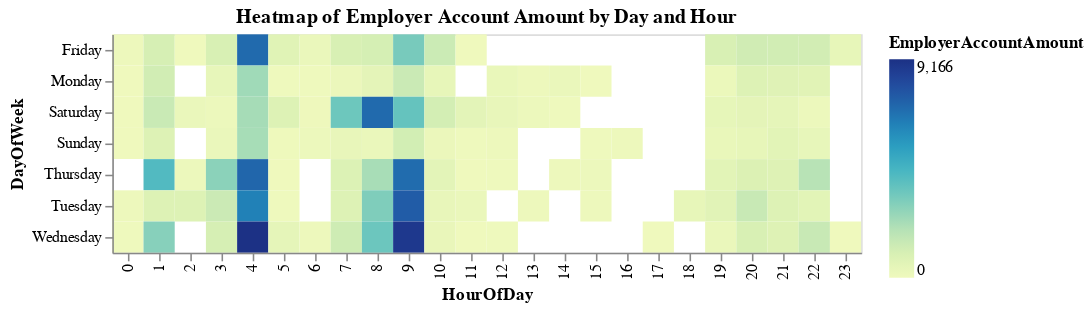

The cell this chart's notebook holds for it:
### Markdown cell above
### Time Series Heatmap:
Create a heatmap to show the transaction amounts over time, grouped by the day of the week and hour of the day.

### Code cell
# Extract day of the week and hour from the 'PostedDate'
df['DayOfWeek'] = df['PostedDate'].dt.day_name()
df['HourOfDay'] = df['PostedDate'].dt.hour

# Create a pivot table for the heatmap
heatmap_data = df.pivot_table(index='DayOfWeek', columns='HourOfDay', values='EmployerAccountAmount', aggfunc=np.sum)

# Convert the pivot table to a DataFrame
heatmap_df = pd.DataFrame(heatmap_data.stack(), columns=['EmployerAccountAmount']).reset_index()

# Create an Altair chart
chart_heatmap = alt.Chart(heatmap_df).mark_rect().encode(
    x='HourOfDay:O',
    y='DayOfWeek:O',
    color='EmployerAccountAmount:Q',
    tooltip=['DayOfWeek:O', 'HourOfDay:O', 'EmployerAccountAmount:Q']
).properties(
    title='Heatmap of Employer Account Amount by Day and Hour'
)

# Make the chart interactive with zooming and panning
interactive_chart = chart_heatmap.interactive()

# Display the Altair chart
interactive_chart.display()

### Figure 1 — Vega-Lite specification as saved in the notebook (floating-point values rounded to 4 significant figures)
{"config": {"view": {"continuousWidth": 300, "continuousHeight": 300}}, "data": {"name": "data-acf770e8fb8d696be2a16147b3002811"}, "mark": {"type": "rect"}, "encoding": {"color": {"field": "EmployerAccountAmount", "type": "quantitative"}, "tooltip": [{"field": "DayOfWeek", "type": "ordinal"}, {"field": "HourOfDay", "type": "ordinal"}, {"field": "EmployerAccountAmount", "type": "quantitative"}], "x": {"field": "HourOfDay", "type": "ordinal"}, "y": {"field": "DayOfWeek", "type": "ordinal"}}, "params": [{"name": "param_6", "select": {"type": "interval", "encodings": ["x", "y"]}, "bind": "scales"}], "title": "Heatmap of Employer Account Amount by Day and Hour", "$schema": "https://vega.github.io/schema/vega-lite/v5.15.1.json", "datasets": {"data-acf770e8fb8d696be2a16147b3002811": [{"DayOfWeek": "Friday", "HourOfDay": 0, "EmployerAccountAmount": 113.2}, {"DayOfWeek": "Friday", "HourOfDay": 1, "EmployerAccountAmount": 1063.0}, {"DayOfWeek": "Friday", "HourOfDay": 2, "EmployerAccountAmount": 0.0}, {"DayOfWeek": "Friday", "HourOfDay": 3, "EmployerAccountAmount": 1005.0}, {"DayOfWeek": "Friday", "HourOfDay": 4, "EmployerAccountAmount": 7132.0}, {"DayOfWeek": "Friday", "HourOfDay": 5, "EmployerAccountAmount": 667.1}, {"DayOfWeek": "Friday", "HourOfDay": 6, "EmployerAccountAmount": 210.0}, {"DayOfWeek": "Friday", "HourOfDay": 7, "EmployerAccountAmount": 1001.0}, {"DayOfWeek": "Friday", "HourOfDay": 8, "EmployerAccountAmount": 1085.0}, {"DayOfWeek": "Friday", "HourOfDay": 9, "EmployerAccountAmount": 3354.0}, {"DayOfWeek": "Friday", "HourOfDay": 10, "EmployerAccountAmount": 1408.0}, {"DayOfWeek": "Friday", "HourOfDay": 11, "EmployerAccountAmount": 0.0}, {"DayOfWeek": "Friday", "HourOfDay": 19, "EmployerAccountAmount": 1001.0}, {"DayOfWeek": "Friday", "HourOfDay": 20, "EmployerAccountAmount": 1263.0}, {"DayOfWeek": "Friday", "HourOfDay": 21, "EmployerAccountAmount": 1229.0}, {"DayOfWeek": "Friday", "HourOfDay": 22, "EmployerAccountAmount": 1184.0}, {"DayOfWeek": "Friday", "HourOfDay": 23, "EmployerAccountAmount": 388.2}, {"DayOfWeek": "Monday", "HourOfDay": 0, "EmployerAccountAmount": 12.5}, {"DayOfWeek": "Monday", "HourOfDay": 1, "EmployerAccountAmount": 1222.0}, {"DayOfWeek": "Monday", "HourOfDay": 3, "EmployerAccountAmount": 349.6}, {"DayOfWeek": "Monday", "HourOfDay": 4, "EmployerAccountAmount": 2483.0}, {"DayOfWeek": "Monday", "HourOfDay": 5, "EmployerAccountAmount": 40.0}, {"DayOfWeek": "Monday", "HourOfDay": 6, "EmployerAccountAmount": 43.75}, {"DayOfWeek": "Monday", "HourOfDay": 7, "EmployerAccountAmount": 203.1}, {"DayOfWeek": "Monday", "HourOfDay": 8, "EmployerAccountAmount": 520.6}, {"DayOfWeek": "Monday", "HourOfDay": 9, "EmployerAccountAmount": 1427.0}, {"DayOfWeek": "Monday", "HourOfDay": 10, "EmployerAccountAmount": 367.8}, {"DayOfWeek": "Monday", "HourOfDay": 12, "EmployerAccountAmount": 277.0}, {"DayOfWeek": "Monday", "HourOfDay": 13, "EmployerAccountAmount": 72.1}, {"DayOfWeek": "Monday", "HourOfDay": 14, "EmployerAccountAmount": 227.0}, {"DayOfWeek": "Monday", "HourOfDay": 15, "EmployerAccountAmount": 2.25}, {"DayOfWeek": "Monday", "HourOfDay": 19, "EmployerAccountAmount": 169.6}, {"DayOfWeek": "Monday", "HourOfDay": 20, "EmployerAccountAmount": 815.5}, {"DayOfWeek": "Monday", "HourOfDay": 21, "EmployerAccountAmount": 755.8}, {"DayOfWeek": "Monday", "HourOfDay": 22, "EmployerAccountAmount": 663.9}, {"DayOfWeek": "Saturday", "HourOfDay": 0, "EmployerAccountAmount": 5.0}, {"DayOfWeek": "Saturday", "HourOfDay": 1, "EmployerAccountAmount": 1457.0}, {"DayOfWeek": "Saturday", "HourOfDay": 2, "EmployerAccountAmount": 250.0}, {"DayOfWeek": "Saturday", "HourOfDay": 3, "EmployerAccountAmount": 143.0}, {"DayOfWeek": "Saturday", "HourOfDay": 4, "EmployerAccountAmount": 2336.0}, {"DayOfWeek": "Saturday", "HourOfDay": 5, "EmployerAccountAmount": 822.9}, {"DayOfWeek": "Saturday", "HourOfDay": 6, "EmployerAccountAmount": 57.5}, {"DayOfWeek": "Saturday", "HourOfDay": 7, "EmployerAccountAmount": 3572.0}, {"DayOfWeek": "Saturday", "HourOfDay": 8, "EmployerAccountAmount": 7117.0}, {"DayOfWeek": "Saturday", "HourOfDay": 9, "EmployerAccountAmount": 3762.0}, {"DayOfWeek": "Saturday", "HourOfDay": 10, "EmployerAccountAmount": 1164.0}, {"DayOfWeek": "Saturday", "HourOfDay": 11, "EmployerAccountAmount": 536.0}, {"DayOfWeek": "Saturday", "HourOfDay": 12, "EmployerAccountAmount": 329.3}, {"DayOfWeek": "Saturday", "HourOfDay": 13, "EmployerAccountAmount": 140.0}, {"DayOfWeek": "Saturday", "HourOfDay": 14, "EmployerAccountAmount": 29.0}, {"DayOfWeek": "Saturday", "HourOfDay": 19, "EmployerAccountAmount": 396.0}, {"DayOfWeek": "Saturday", "HourOfDay": 20, "EmployerAccountAmount": 520.0}, {"DayOfWeek": "Saturday", "HourOfDay": 21, "EmployerAccountAmount": 455.0}, {"DayOfWeek": "Saturday", "HourOfDay": 22, "EmployerAccountAmount": 147.5}, {"DayOfWeek": "Sunday", "HourOfDay": 0, "EmployerAccountAmount": 4.5}, {"DayOfWeek": "Sunday", "HourOfDay": 1, "EmployerAccountAmount": 840.9}, {"DayOfWeek": "Sunday", "HourOfDay": 3, "EmployerAccountAmount": 241.0}, {"DayOfWeek": "Sunday", "HourOfDay": 4, "EmployerAccountAmount": 2320.0}, {"DayOfWeek": "Sunday", "HourOfDay": 5, "EmployerAccountAmount": 55.9}, {"DayOfWeek": "Sunday", "HourOfDay": 6, "EmployerAccountAmount": 123.1}, {"DayOfWeek": "Sunday", "HourOfDay": 7, "EmployerAccountAmount": 335.2}, {"DayOfWeek": "Sunday", "HourOfDay": 8, "EmployerAccountAmount": 232.6}, {"DayOfWeek": "Sunday", "HourOfDay": 9, "EmployerAccountAmount": 1178.0}, {"DayOfWeek": "Sunday", "HourOfDay": 10, "EmployerAccountAmount": 203.6}, {"DayOfWeek": "Sunday", "HourOfDay": 11, "EmployerAccountAmount": 30.0}, {"DayOfWeek": "Sunday", "HourOfDay": 12, "EmployerAccountAmount": 79.25}, {"DayOfWeek": "Sunday", "HourOfDay": 15, "EmployerAccountAmount": 30.0}, {"DayOfWeek": "Sunday", "HourOfDay": 16, "EmployerAccountAmount": 80.0}, {"DayOfWeek": "Sunday", "HourOfDay": 19, "EmployerAccountAmount": 275.0}, {"DayOfWeek": "Sunday", "HourOfDay": 20, "EmployerAccountAmount": 363.9}, {"DayOfWeek": "Sunday", "HourOfDay": 21, "EmployerAccountAmount": 605.1}, {"DayOfWeek": "Sunday", "HourOfDay": 22, "EmployerAccountAmount": 346.8}, {"DayOfWeek": "Thursday", "HourOfDay": 1, "EmployerAccountAmount": 4245.0}, {"DayOfWeek": "Thursday", "HourOfDay": 2, "EmployerAccountAmount": 147.1}, {"DayOfWeek": "Thursday", "HourOfDay": 3, "EmployerAccountAmount": 2938.0}, {"DayOfWeek": "Thursday", "HourOfDay": 4, "EmployerAccountAmount": 7238.0}, {"DayOfWeek": "Thursday", "HourOfDay": 5, "EmployerAccountAmount": 7.0}, {"DayOfWeek": "Thursday", "HourOfDay": 7, "EmployerAccountAmount": 857.4}, {"DayOfWeek": "Thursday", "HourOfDay": 8, "EmployerAccountAmount": 2300.0}, {"DayOfWeek": "Thursday", "HourOfDay": 9, "EmployerAccountAmount": 7075.0}, {"DayOfWeek": "Thursday", "HourOfDay": 10, "EmployerAccountAmount": 532.8}, {"DayOfWeek": "Thursday", "HourOfDay": 11, "EmployerAccountAmount": 0.0}, {"DayOfWeek": "Thursday", "HourOfDay": 12, "EmployerAccountAmount": 40.0}, {"DayOfWeek": "Thursday", "HourOfDay": 14, "EmployerAccountAmount": 70.0}, {"DayOfWeek": "Thursday", "HourOfDay": 15, "EmployerAccountAmount": 145.5}, {"DayOfWeek": "Thursday", "HourOfDay": 19, "EmployerAccountAmount": 583.0}, {"DayOfWeek": "Thursday", "HourOfDay": 20, "EmployerAccountAmount": 892.8}, {"DayOfWeek": "Thursday", "HourOfDay": 21, "EmployerAccountAmount": 797.0}, {"DayOfWeek": "Thursday", "HourOfDay": 22, "EmployerAccountAmount": 1951.0}, {"DayOfWeek": "Tuesday", "HourOfDay": 0, "EmployerAccountAmount": 70.0}, {"DayOfWeek": "Tuesday", "HourOfDay": 1, "EmployerAccountAmount": 822.7}, {"DayOfWeek": "Tuesday", "HourOfDay": 2, "EmployerAccountAmount": 845.0}, {"DayOfWeek": "Tuesday", "HourOfDay": 3, "EmployerAccountAmount": 1414.0}, {"DayOfWeek": "Tuesday", "HourOfDay": 4, "EmployerAccountAmount": 6451.0}, {"DayOfWeek": "Tuesday", "HourOfDay": 5, "EmployerAccountAmount": 37.5}, {"DayOfWeek": "Tuesday", "HourOfDay": 7, "EmployerAccountAmount": 811.0}, {"DayOfWeek": "Tuesday", "HourOfDay": 8, "EmployerAccountAmount": 3188.0}, {"DayOfWeek": "Tuesday", "HourOfDay": 9, "EmployerAccountAmount": 7559.0}, {"DayOfWeek": "Tuesday", "HourOfDay": 10, "EmployerAccountAmount": 329.0}, {"DayOfWeek": "Tuesday", "HourOfDay": 11, "EmployerAccountAmount": 238.0}, {"DayOfWeek": "Tuesday", "HourOfDay": 13, "EmployerAccountAmount": 70.0}, {"DayOfWeek": "Tuesday", "HourOfDay": 15, "EmployerAccountAmount": 85.5}, {"DayOfWeek": "Tuesday", "HourOfDay": 18, "EmployerAccountAmount": 367.0}, {"DayOfWeek": "Tuesday", "HourOfDay": 19, "EmployerAccountAmount": 636.0}, {"DayOfWeek": "Tuesday", "HourOfDay": 20, "EmployerAccountAmount": 1508.0}, {"DayOfWeek": "Tuesday", "HourOfDay": 21, "EmployerAccountAmount": 814.7}, {"DayOfWeek": "Tuesday", "HourOfDay": 22, "EmployerAccountAmount": 606.8}, {"DayOfWeek": "Wednesday", "HourOfDay": 0, "EmployerAccountAmount": 36.0}, {"DayOfWeek": "Wednesday", "HourOfDay": 1, "EmployerAccountAmount": 3028.0}, {"DayOfWeek": "Wednesday", "HourOfDay": 3, "EmployerAccountAmount": 1068.0}, {"DayOfWeek": "Wednesday", "HourOfDay": 4, "EmployerAccountAmount": 9166.0}, {"DayOfWeek": "Wednesday", "HourOfDay": 5, "EmployerAccountAmount": 447.5}, {"DayOfWeek": "Wednesday", "HourOfDay": 6, "EmployerAccountAmount": 71.25}, {"DayOfWeek": "Wednesday", "HourOfDay": 7, "EmployerAccountAmount": 1300.0}, {"DayOfWeek": "Wednesday", "HourOfDay": 8, "EmployerAccountAmount": 3603.0}, {"DayOfWeek": "Wednesday", "HourOfDay": 9, "EmployerAccountAmount": 8860.0}, {"DayOfWeek": "Wednesday", "HourOfDay": 10, "EmployerAccountAmount": 297.8}, {"DayOfWeek": "Wednesday", "HourOfDay": 11, "EmployerAccountAmount": 0.0}, {"DayOfWeek": "Wednesday", "HourOfDay": 12, "EmployerAccountAmount": 30.0}, {"DayOfWeek": "Wednesday", "HourOfDay": 17, "EmployerAccountAmount": 4.25}, {"DayOfWeek": "Wednesday", "HourOfDay": 19, "EmployerAccountAmount": 226.0}, {"DayOfWeek": "Wednesday", "HourOfDay": 20, "EmployerAccountAmount": 1006.0}, {"DayOfWeek": "Wednesday", "HourOfDay": 21, "EmployerAccountAmount": 793.7}, {"DayOfWeek": "Wednesday", "HourOfDay": 22, "EmployerAccountAmount": 1502.0}, {"DayOfWeek": "Wednesday", "HourOfDay": 23, "EmployerAccountAmount": 6.0}]}}
